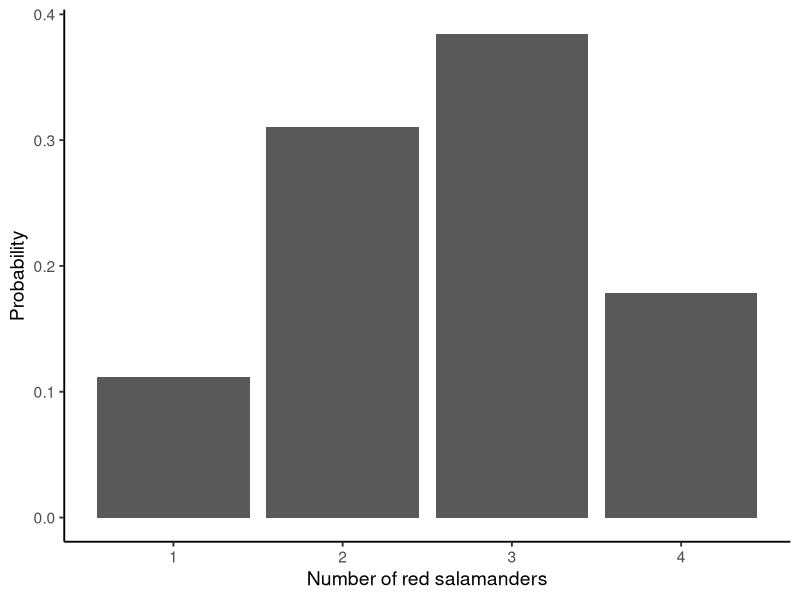

Source code (R):
## ---- chunk 1
xsuccesses <- 1:4
probx <- dbinom(xsuccesses, size = 4, prob = .65) 
probTable <- data.frame(xsuccesses, probx)

library(ggplot2)

p1 <- ggplot(probTable,aes(x=xsuccesses,y=probx)) +
  geom_bar(stat = "identity") +
  ylab("Probability") +
  theme_classic(14) +
  xlab("Number of red salamanders")
p1
